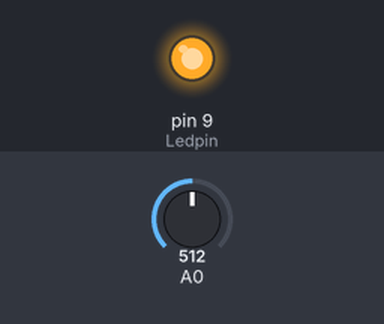
This sketch was run on a simulated Arduino Uno, built with avr-gcc and run on an emulated ATmega328P. Parts: output pins drawn as LEDs (lit = HIGH). Inputs (shaded band) come from the test bench; at power-on: A0 = 512.

Above: at 1.3 s.
1.4 s: A0 set to 0
At 2.5 s:
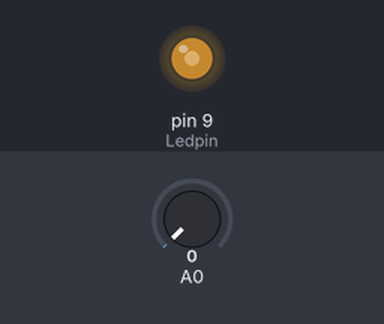
3.0 s: A0 set to 122
At 3.3 s:
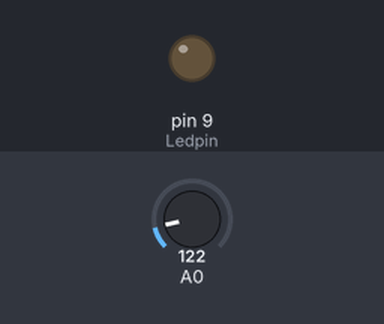
Timing chart, 0 to 12.1 s (numbered marks = the images above; inputs shaded):
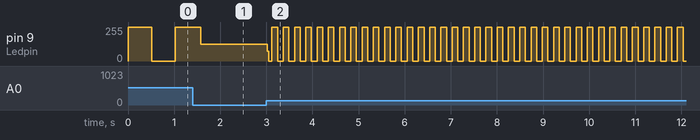

Measured:
- after the input at 3.0 s, pin 9 (Ledpin): 126/255 → 73/255 at once, then moves between 0/255 and 255/255, repeating every 0.49 s

The sketch:

allarme-laser-con-arduino.ino
```cpp
int Ledpin = 9; // The pin to which the LED is connected

void setup() {
  pinMode(Ledpin, OUTPUT); // Set the pin as an output
}

void loop() {
  digitalWrite(Ledpin, HIGH); // Turn on the LED
  delay(analogRead(0)); // Wait for the value read from analog pin 0
  digitalWrite(Ledpin, LOW); // Turn off the LED
  delay(analogRead(0)); // Wait again for the time read from analog pin 0
}
```
